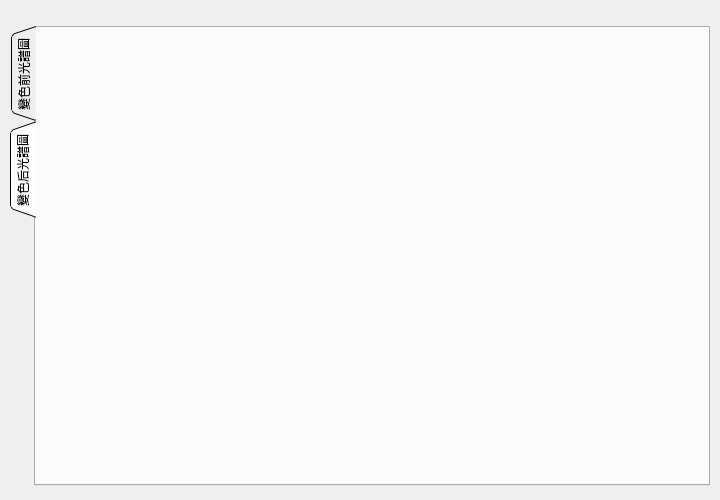
<?xml version="1.0" encoding="UTF-8"?>
<ui version="4.0">
 <class>Form</class>
 <widget class="QWidget" name="Form">
  <property name="geometry">
   <rect>
    <x>0</x>
    <y>0</y>
    <width>720</width>
    <height>500</height>
   </rect>
  </property>
  <property name="windowTitle">
   <string>Form</string>
  </property>
  <widget class="QTabWidget" name="tabWidget">
   <property name="geometry">
    <rect>
     <x>10</x>
     <y>26</y>
     <width>700</width>
     <height>460</height>
    </rect>
   </property>
   <property name="tabPosition">
    <enum>QTabWidget::West</enum>
   </property>
   <property name="tabShape">
    <enum>QTabWidget::Triangular</enum>
   </property>
   <property name="currentIndex">
    <number>1</number>
   </property>
   <widget class="QWidget" name="tab_T1">
    <attribute name="title">
     <string>變色前光譜圖</string>
    </attribute>
    <widget class="QWidget" name="T1" native="true">
     <property name="geometry">
      <rect>
       <x>0</x>
       <y>0</y>
       <width>690</width>
       <height>460</height>
      </rect>
     </property>
    </widget>
   </widget>
   <widget class="QWidget" name="tab_T2">
    <attribute name="title">
     <string>變色后光譜圖</string>
    </attribute>
    <widget class="QWidget" name="T2" native="true">
     <property name="geometry">
      <rect>
       <x>0</x>
       <y>0</y>
       <width>690</width>
       <height>460</height>
      </rect>
     </property>
    </widget>
   </widget>
  </widget>
 </widget>
 <resources/>
 <connections/>
</ui>
